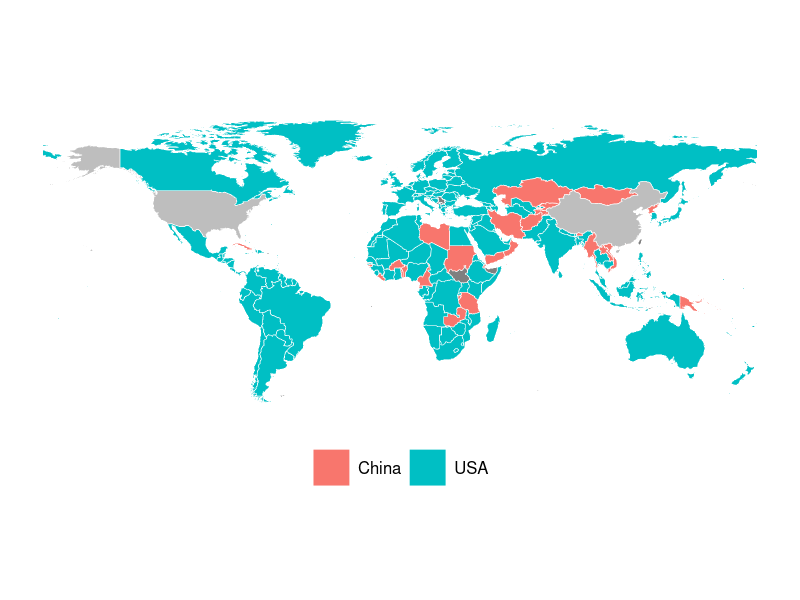
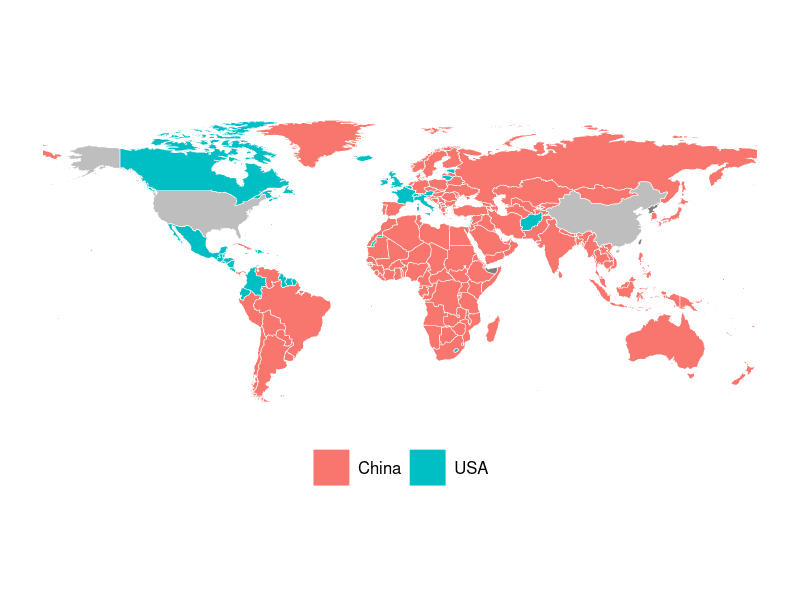
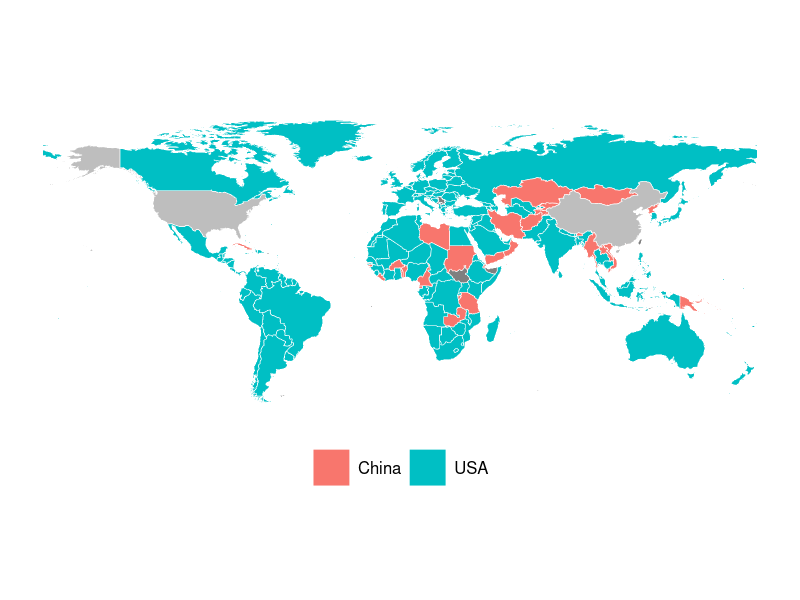
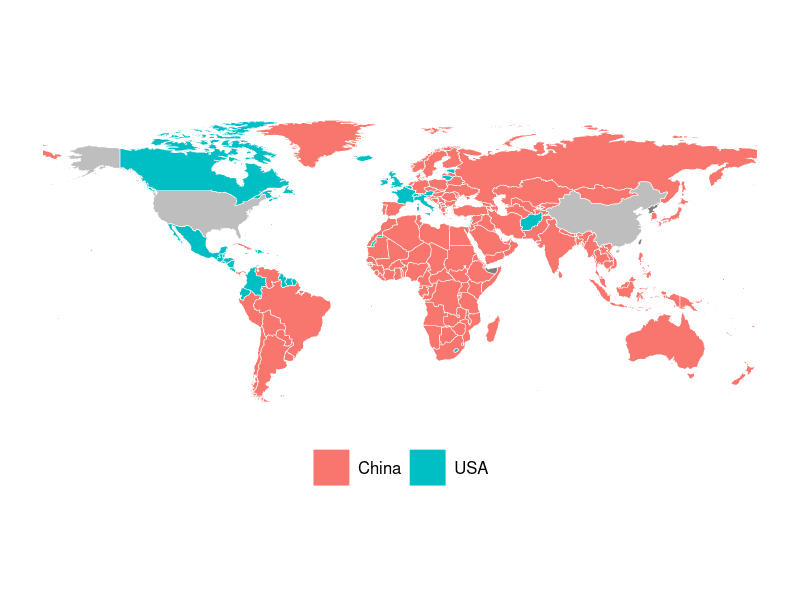
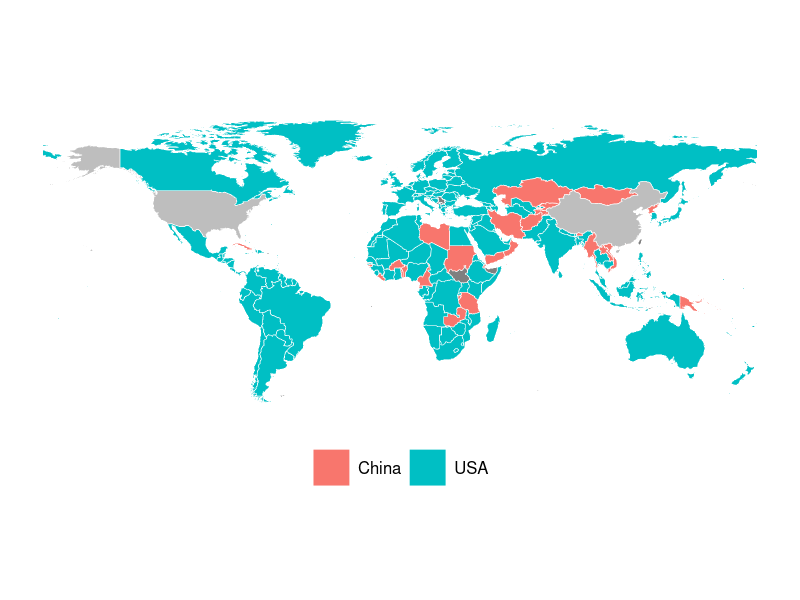
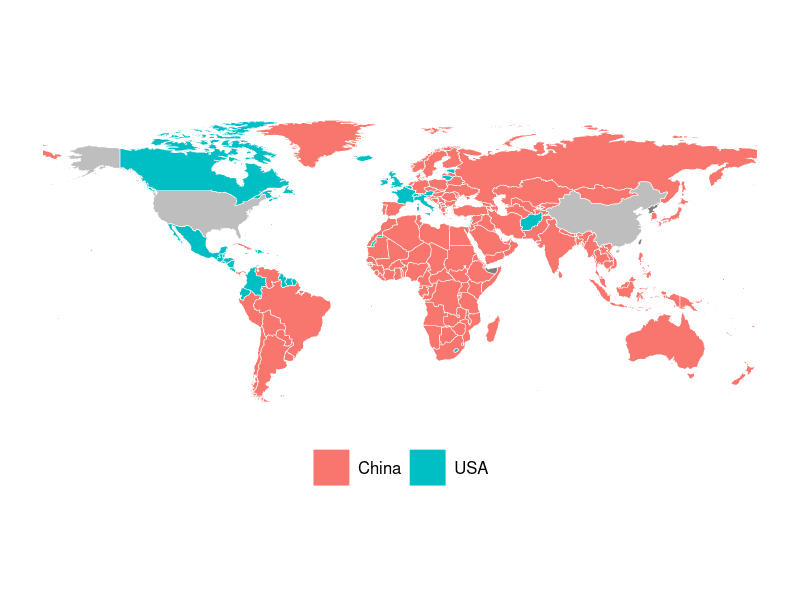

Recreate these plots in R, in order.
# Load required packages
library(ggplot2)           # Package for visualizations
library(dplyr)             # Package for data manipulation
library(sf)                # Package for working with spatial data in SF format
library(rnaturalearth)     # Package for accessing Natural Earth map data
library(rnaturalearthdata) # Package for additional Natural Earth datasets

# Read trade data from CSV file
trade_data <- read.csv("analysis/input/chn_usa_trade_share.csv")

# Load world map data and fix ISO codes for specific countries
world <- ne_countries(scale = "medium", returnclass = "sf") %>%
  mutate(iso_a3 = case_when(
    name == "France" ~ "FRA",  
    name == "Norway" ~ "NOR",  
    TRUE ~ iso_a3              
  ))

# Define a function to create trade visualization maps for each year
make_trade_plot <- function(year) {
  # Filter trade data for the specified year
  map_data_year <- trade_data %>%
    filter(period == year)

  # Merge world map data with trade data and categorize countries
  world_map <- world %>%
    # Merge map data with trade data using ISO codes
    left_join(map_data_year, by = c("iso_a3" = "reporter_iso")) %>%
    # Create a new variable indicating trade relationships
    mutate(
      trade_status = case_when(
        iso_a3 %in% c("USA", "CHN") ~ "self",     
        more_with_china == 1 ~ "China",           
        more_with_china == 0 ~ "USA",             
        TRUE ~ NA_character_                      
      )
    )

  # Create the map visualization
  ggplot(world_map %>% filter(name != "Antarctica")) +  
    
    geom_sf(aes(fill = trade_status), color = "white", size = 1) +
    
    scale_fill_manual(
      values = c("USA" = "#00BFC4", "China" = "#F8766D", "self" = "grey"),  
      breaks = c("China", "USA"),                                       
      labels = c("China", "USA"),                                       
      name = NULL                                                       
    ) +
  
    theme_minimal(base_size = 10, base_family = "Helvetica") +
    
    theme(
      panel.background = element_rect(fill = "white", color = NA),     
      plot.background = element_rect(fill = "white", color = NA),      
      panel.grid = element_blank(),                                    
      axis.text = element_blank(),                                     
      axis.title = element_blank(),                                    
      axis.ticks = element_blank(),                                    
      legend.position = "bottom",                                      
      legend.title = element_blank(),                                  
      legend.text = element_text(size = 12),                           
      legend.key.size = unit(1, "cm"),                                 
      legend.spacing.x = unit(0.3, "cm"),                              
      plot.caption = element_blank(),                                  
      plot.title = element_blank()                                     
    )
}

# Create maps for years 2000 and 2020
figure_1a <- make_trade_plot(2000)
figure_1b <- make_trade_plot(2020)

# Display the maps
print(figure_1a)
print(figure_1b)

# Save figures as PDF and PNG files
ggsave("analysis/output/figure_1a.pdf", plot = figure_1a)
ggsave("analysis/output/figure_1b.pdf", plot = figure_1b)
ggsave("analysis/output/figure_1a.png", plot = figure_1a)
ggsave("analysis/output/figure_1b.png", plot = figure_1b)
